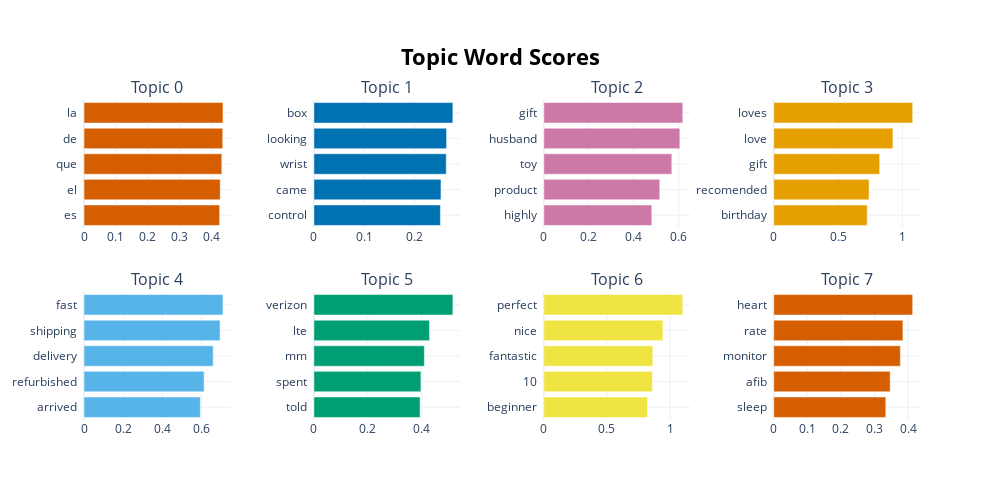

The notebook cell saved with this chart:
### Code cell
topics, probabilities = model.fit_transform(gwatch_all_p_df)
model.visualize_barchart()

### Figure 1 — Plotly figure (JSON) as saved in the notebook; plotly's stock layout.template omitted (floating-point values rounded to 4 significant figures)
{"data": [{"marker": {"color": "#D55E00"}, "orientation": "h", "type": "bar", "x": [0.4263, 0.428, 0.4331, 0.4361, 0.4368], "xaxis": "x", "y": ["es  ", "el  ", "que  ", "de  ", "la  "], "yaxis": "y"}, {"marker": {"color": "#0072B2"}, "orientation": "h", "type": "bar", "x": [0.2515, 0.2526, 0.2631, 0.2638, 0.2763], "xaxis": "x2", "y": ["control  ", "came  ", "wrist  ", "looking  ", "box  "], "yaxis": "y2"}, {"marker": {"color": "#CC79A7"}, "orientation": "h", "type": "bar", "x": [0.4806, 0.5159, 0.5695, 0.6053, 0.6183], "xaxis": "x3", "y": ["highly  ", "product  ", "toy  ", "husband  ", "gift  "], "yaxis": "y3"}, {"marker": {"color": "#E69F00"}, "orientation": "h", "type": "bar", "x": [0.7269, 0.7414, 0.8241, 0.9269, 1.081], "xaxis": "x4", "y": ["birthday  ", "recomended  ", "gift  ", "love  ", "loves  "], "yaxis": "y4"}, {"marker": {"color": "#56B4E9"}, "orientation": "h", "type": "bar", "x": [0.5938, 0.6129, 0.6594, 0.6944, 0.7093], "xaxis": "x5", "y": ["arrived  ", "refurbished  ", "delivery  ", "shipping  ", "fast  "], "yaxis": "y5"}, {"marker": {"color": "#009E73"}, "orientation": "h", "type": "bar", "x": [0.3941, 0.3972, 0.4099, 0.4292, 0.5159], "xaxis": "x6", "y": ["told  ", "spent  ", "mm  ", "lte  ", "verizon  "], "yaxis": "y6"}, {"marker": {"color": "#F0E442"}, "orientation": "h", "type": "bar", "x": [0.821, 0.8592, 0.8627, 0.9426, 1.1], "xaxis": "x7", "y": ["beginner  ", "10  ", "fantastic  ", "nice  ", "perfect  "], "yaxis": "y7"}, {"marker": {"color": "#D55E00"}, "orientation": "h", "type": "bar", "x": [0.3332, 0.3461, 0.3764, 0.3841, 0.4131], "xaxis": "x8", "y": ["sleep  ", "afib  ", "monitor  ", "rate  ", "heart  "], "yaxis": "y8"}], "layout": {"annotations": [{"font": {"size": 16}, "showarrow": false, "text": "Topic 0", "x": 0.0875, "xanchor": "center", "xref": "paper", "y": 1, "yanchor": "bottom", "yref": "paper"}, {"font": {"size": 16}, "showarrow": false, "text": "Topic 1", "x": 0.3625, "xanchor": "center", "xref": "paper", "y": 1, "yanchor": "bottom", "yref": "paper"}, {"font": {"size": 16}, "showarrow": false, "text": "Topic 2", "x": 0.6375, "xanchor": "center", "xref": "paper", "y": 1, "yanchor": "bottom", "yref": "paper"}, {"font": {"size": 16}, "showarrow": false, "text": "Topic 3", "x": 0.9125, "xanchor": "center", "xref": "paper", "y": 1, "yanchor": "bottom", "yref": "paper"}, {"font": {"size": 16}, "showarrow": false, "text": "Topic 4", "x": 0.0875, "xanchor": "center", "xref": "paper", "y": 0.4, "yanchor": "bottom", "yref": "paper"}, {"font": {"size": 16}, "showarrow": false, "text": "Topic 5", "x": 0.3625, "xanchor": "center", "xref": "paper", "y": 0.4, "yanchor": "bottom", "yref": "paper"}, {"font": {"size": 16}, "showarrow": false, "text": "Topic 6", "x": 0.6375, "xanchor": "center", "xref": "paper", "y": 0.4, "yanchor": "bottom", "yref": "paper"}, {"font": {"size": 16}, "showarrow": false, "text": "Topic 7", "x": 0.9125, "xanchor": "center", "xref": "paper", "y": 0.4, "yanchor": "bottom", "yref": "paper"}], "height": 500, "hoverlabel": {"bgcolor": "white", "font": {"family": "Rockwell", "size": 16}}, "showlegend": false, "title": {"font": {"color": "Black", "size": 22}, "text": "<b>Topic Word Scores", "x": 0.5, "xanchor": "center", "yanchor": "top"}, "width": 1000, "xaxis": {"anchor": "y", "domain": [0, 0.175], "showgrid": true}, "xaxis2": {"anchor": "y2", "domain": [0.275, 0.45], "showgrid": true}, "xaxis3": {"anchor": "y3", "domain": [0.55, 0.725], "showgrid": true}, "xaxis4": {"anchor": "y4", "domain": [0.825, 1], "showgrid": true}, "xaxis5": {"anchor": "y5", "domain": [0, 0.175], "showgrid": true}, "xaxis6": {"anchor": "y6", "domain": [0.275, 0.45], "showgrid": true}, "xaxis7": {"anchor": "y7", "domain": [0.55, 0.725], "showgrid": true}, "xaxis8": {"anchor": "y8", "domain": [0.825, 1], "showgrid": true}, "yaxis": {"anchor": "x", "domain": [0.6, 1], "showgrid": true}, "yaxis2": {"anchor": "x2", "domain": [0.6, 1], "showgrid": true}, "yaxis3": {"anchor": "x3", "domain": [0.6, 1], "showgrid": true}, "yaxis4": {"anchor": "x4", "domain": [0.6, 1], "showgrid": true}, "yaxis5": {"anchor": "x5", "domain": [0, 0.4], "showgrid": true}, "yaxis6": {"anchor": "x6", "domain": [0, 0.4], "showgrid": true}, "yaxis7": {"anchor": "x7", "domain": [0, 0.4], "showgrid": true}, "yaxis8": {"anchor": "x8", "domain": [0, 0.4], "showgrid": true}}}
